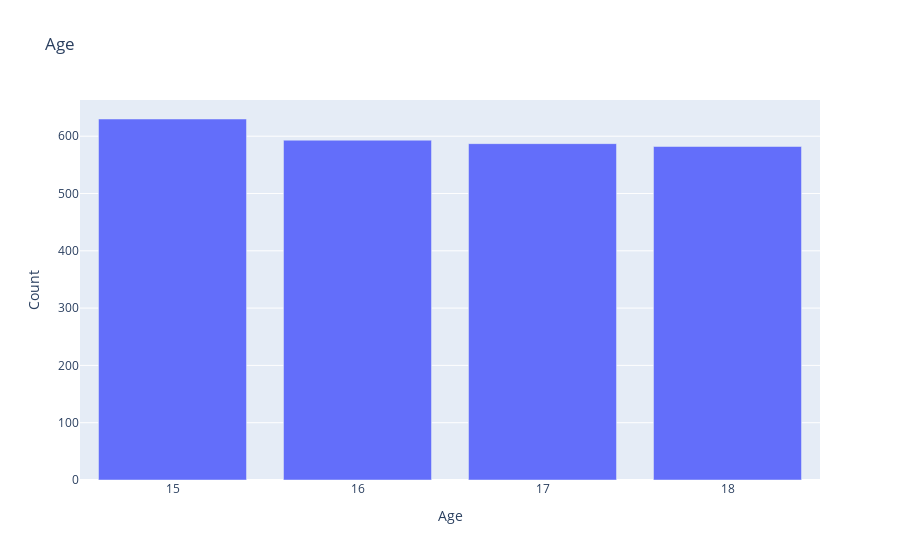
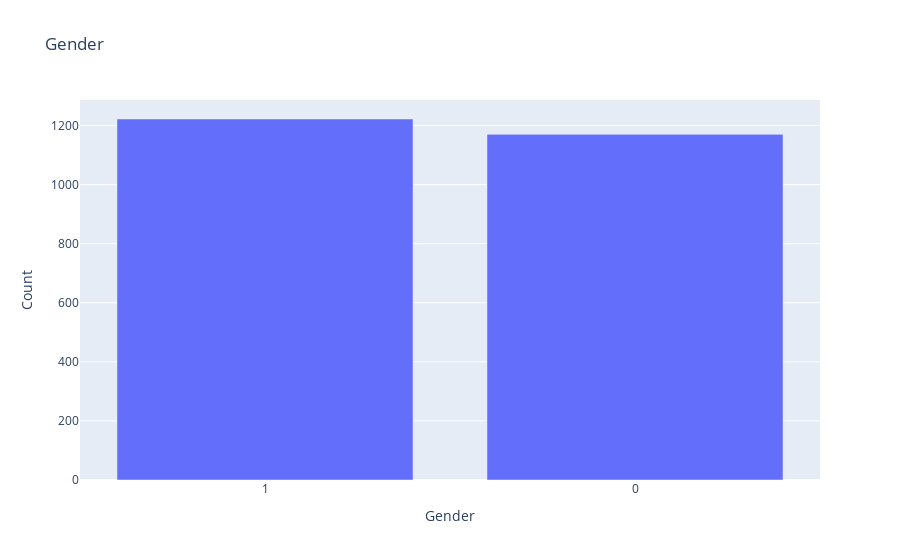
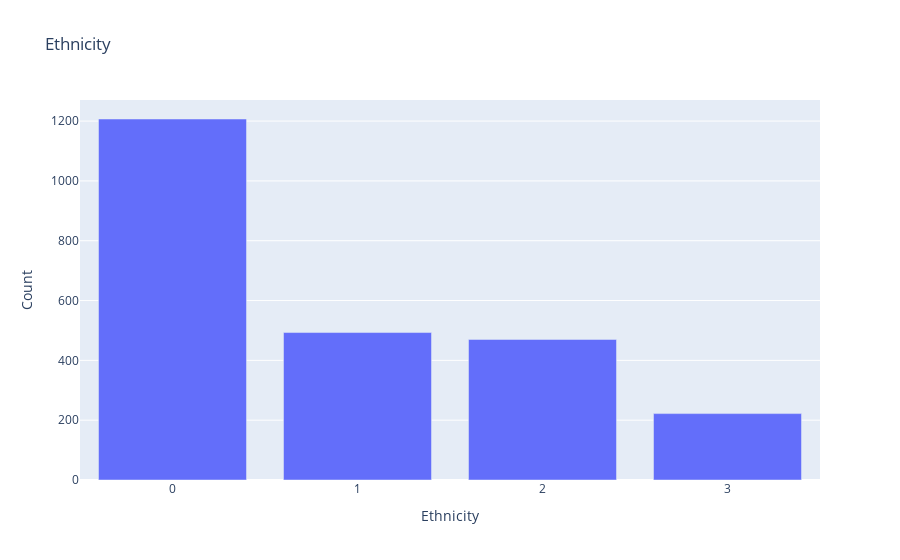
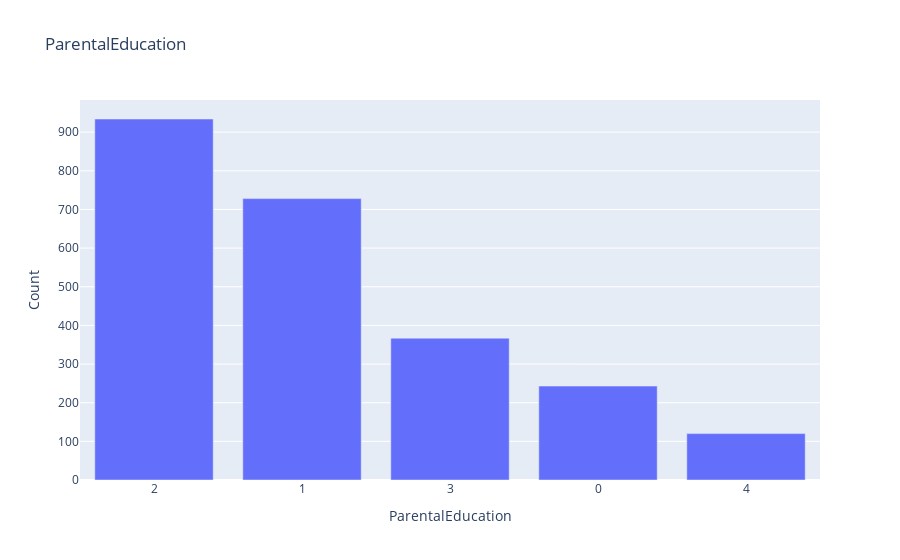

The notebook cell saved with these charts, in order:
### Code cell
# Making various plots for the features in the dataset
for col in plot_columns:
    plot_hist(col)

### Figure 1 — Plotly figure (JSON) as saved in the notebook; plotly's stock layout.template omitted (floating-point values rounded to 4 significant figures)
{"data": [{"type": "bar", "x": ["15", "16", "17", "18"], "y": [630, 593, 587, 582]}], "layout": {"title": {"text": "Age"}, "xaxis": {"title": {"text": "Age"}}, "yaxis": {"title": {"text": "Count"}}}}

### Figure 2 — Plotly figure (JSON) as saved in the notebook; plotly's stock layout.template omitted (floating-point values rounded to 4 significant figures)
{"data": [{"type": "bar", "x": ["1", "0"], "y": [1222, 1170]}], "layout": {"title": {"text": "Gender"}, "xaxis": {"title": {"text": "Gender"}}, "yaxis": {"title": {"text": "Count"}}}}

### Figure 3 — Plotly figure (JSON) as saved in the notebook; plotly's stock layout.template omitted (floating-point values rounded to 4 significant figures)
{"data": [{"type": "bar", "x": ["0", "1", "2", "3"], "y": [1207, 493, 470, 222]}], "layout": {"title": {"text": "Ethnicity"}, "xaxis": {"title": {"text": "Ethnicity"}}, "yaxis": {"title": {"text": "Count"}}}}

### Figure 4 — Plotly figure (JSON) as saved in the notebook; plotly's stock layout.template omitted (floating-point values rounded to 4 significant figures)
{"data": [{"type": "bar", "x": ["2", "1", "3", "0", "4"], "y": [934, 728, 367, 243, 120]}], "layout": {"title": {"text": "ParentalEducation"}, "xaxis": {"title": {"text": "ParentalEducation"}}, "yaxis": {"title": {"text": "Count"}}}}
